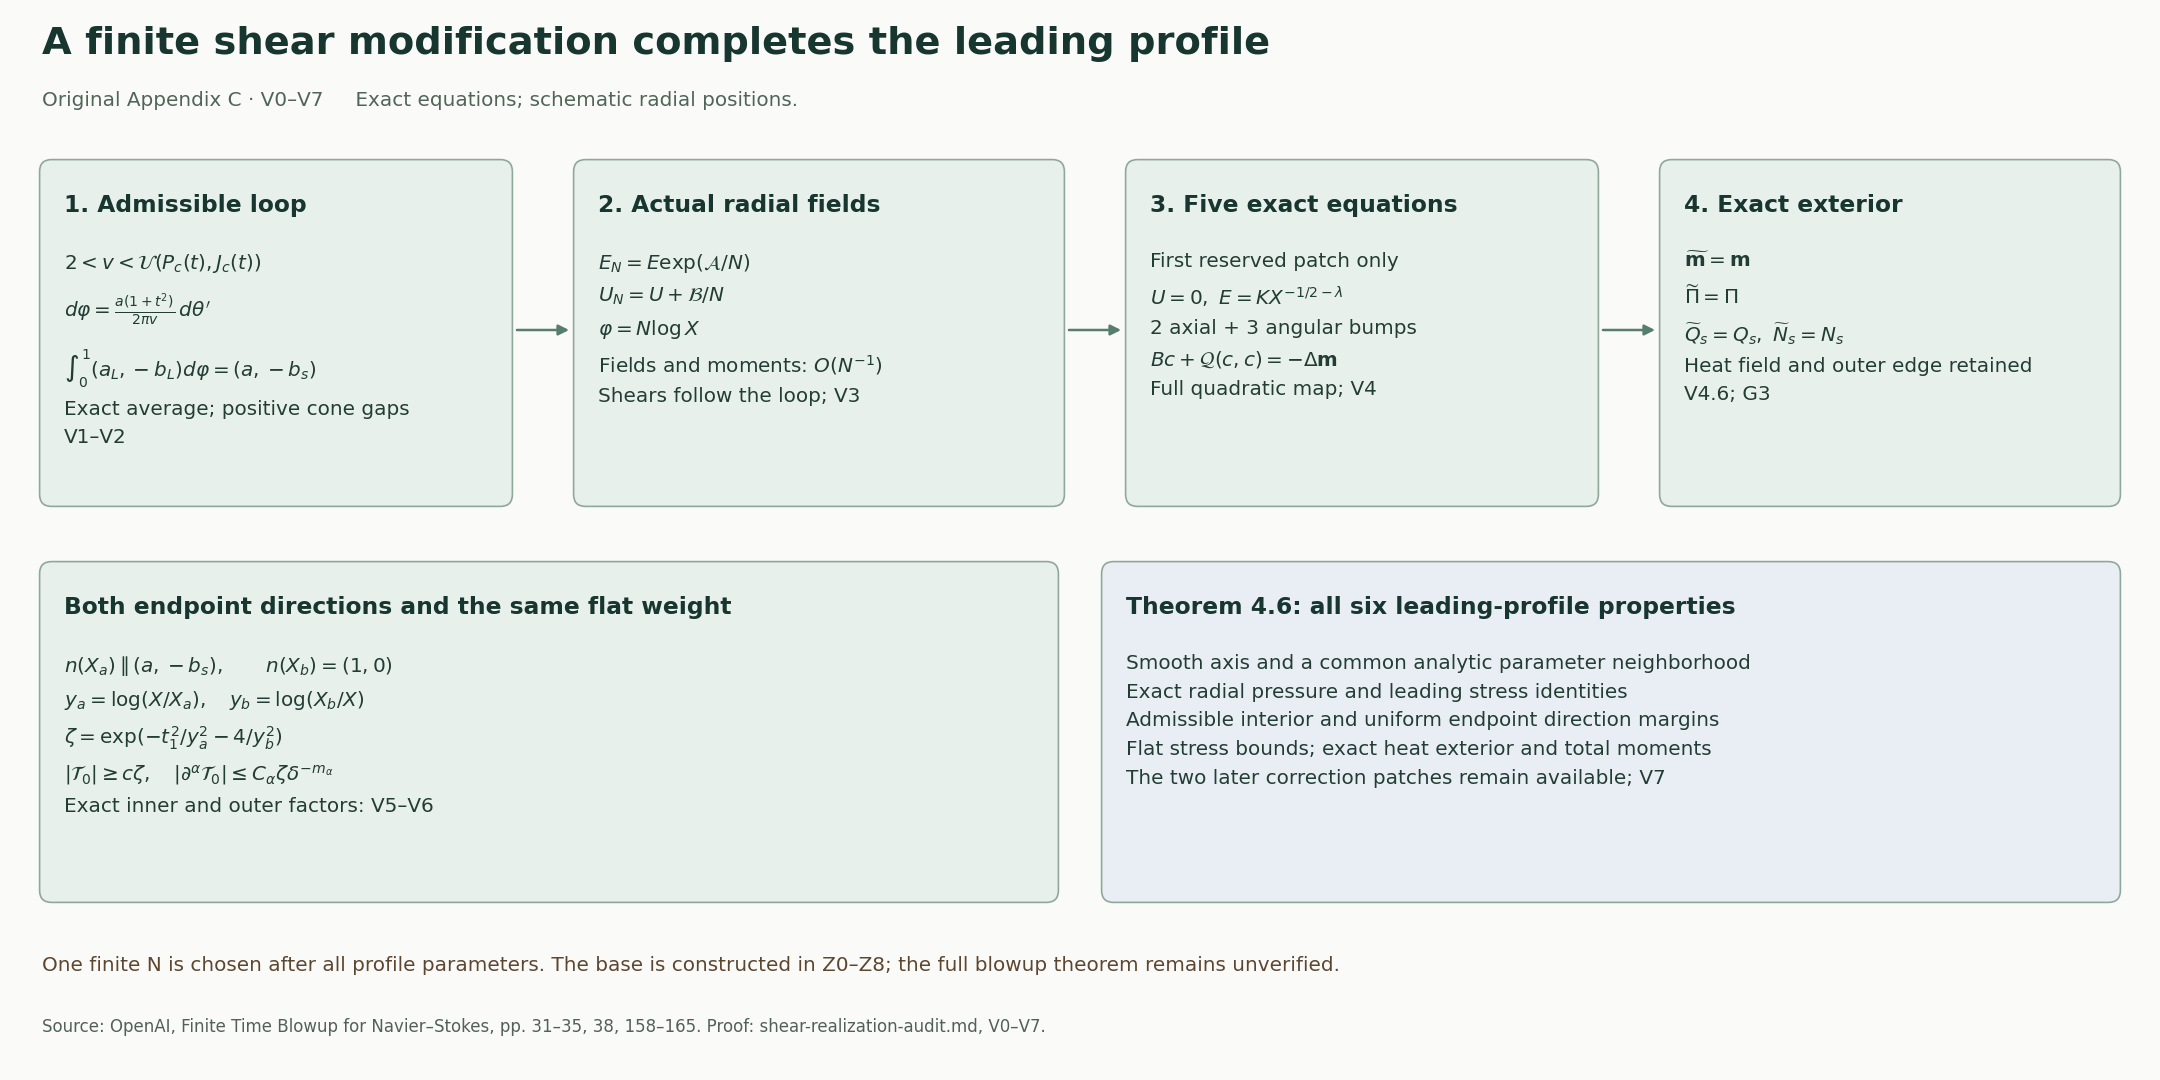

This chart was generated by the following Python code:
"""Exact shear-realization mechanism; schematic layout, no sampled data."""
from pathlib import Path
import matplotlib
matplotlib.use('Agg')
import matplotlib.pyplot as plt
from matplotlib.patches import FancyBboxPatch,FancyArrowPatch
root=Path(__file__).resolve().parent
fig,ax=plt.subplots(figsize=(18,9));fig.patch.set_facecolor('#fafbf9')
ax.set(xlim=(0,18),ylim=(0,9));ax.axis('off')
ax.text(.35,8.55,'A finite shear modification completes the leading profile',fontsize=23,weight='bold',color='#16362f')
ax.text(.35,8.12,'Original Appendix C · V0–V7     Exact equations; schematic radial positions.',fontsize=12,color='#506459')
def box(x,y,w,h,title,rows,color='#e8f0eb'):
 ax.add_patch(FancyBboxPatch((x,y),w,h,boxstyle='round,pad=0.02,rounding_size=0.10',facecolor=color,edgecolor='#90a89c'))
 ax.text(x+.18,y+h-.27,title,fontsize=14,weight='bold',va='top',color='#16362f')
 ax.text(x+.18,y+h-.75,'\n'.join(rows),fontsize=12,va='top',linespacing=1.65,color='#223d34')
def arrow(x1,y,x2):
 ax.add_patch(FancyArrowPatch((x1,y),(x2,y),arrowstyle='-|>',mutation_scale=13,color='#577e6d',linewidth=1.5))
box(.35,4.8,3.9,2.85,'1. Admissible loop',[
 r'$2<v<\mathcal{U}(P_c(t),J_c(t))$',
 r'$d\varphi=\frac{a(1+t^2)}{2\pi v}\,d\theta^{\prime}$',
 r'$\int_0^1(a_L,-b_L)d\varphi=(a,-b_s)$',
 'Exact average; positive cone gaps', 'V1–V2'])
box(4.8,4.8,4.05,2.85,'2. Actual radial fields',[
 r'$E_N=E\exp(\mathcal{A}/N)$',r'$U_N=U+\mathcal{B}/N$',
 r'$\varphi=N\log X$',
 'Fields and moments: '+r'$O(N^{-1})$',
 'Shears follow the loop; V3'])
box(9.4,4.8,3.9,2.85,'3. Five exact equations',[
 'First reserved patch only',r'$U=0,\ E=KX^{-1/2-\lambda}$',
 '2 axial + 3 angular bumps',r'$B c+\mathcal{Q}(c,c)=-\Delta\mathbf{m}$',
 'Full quadratic map; V4'])
box(13.85,4.8,3.8,2.85,'4. Exact exterior',[
 r'$\widetilde{\mathbf{m}}=\mathbf{m}$',r'$\widetilde\Pi=\Pi$',
 r'$\widetilde Q_s=Q_s,\ \widetilde N_s=N_s$',
 'Heat field and outer edge retained', 'V4.6; G3'])
arrow(4.28,6.25,4.77);arrow(8.88,6.25,9.37);arrow(13.33,6.25,13.82)
box(.35,1.5,8.45,2.8,'Both endpoint directions and the same flat weight',[
 r'$n(X_a)\parallel(a,-b_s),\qquad n(X_b)=(1,0)$',
 r'$y_a=\log(X/X_a),\quad y_b=\log(X_b/X)$',
 r'$\zeta=\exp(-t_1^2/y_a^2-4/y_b^2)$',
 r'$|\mathcal{T}_0|\geq c\zeta,\quad |\partial^\alpha\mathcal{T}_0|\leq C_\alpha\zeta\delta^{-m_\alpha}$',
 'Exact inner and outer factors: V5–V6'])
box(9.2,1.5,8.45,2.8,'Theorem 4.6: all six leading-profile properties',[
 'Smooth axis and a common analytic parameter neighborhood',
 'Exact radial pressure and leading stress identities',
 'Admissible interior and uniform endpoint direction margins',
 'Flat stress bounds; exact heat exterior and total moments',
 'The two later correction patches remain available; V7'],color='#e9eef5')
ax.text(.35,.91,'One finite N is chosen after all profile parameters. The base is constructed in Z0–Z8; the full blowup theorem remains unverified.',fontsize=12,color='#5d4630')
ax.text(.35,.4,'Source: OpenAI, Finite Time Blowup for Navier–Stokes, pp. 31–35, 38, 158–165. Proof: shear-realization-audit.md, V0–V7.',fontsize=10,color='#526058')
fig.subplots_adjust(left=0,right=1,top=1,bottom=0)
fig.savefig(root/'shear-realization.png',dpi=120,facecolor=fig.get_facecolor())
fig.savefig(root/'shear-realization.svg',facecolor=fig.get_facecolor())
